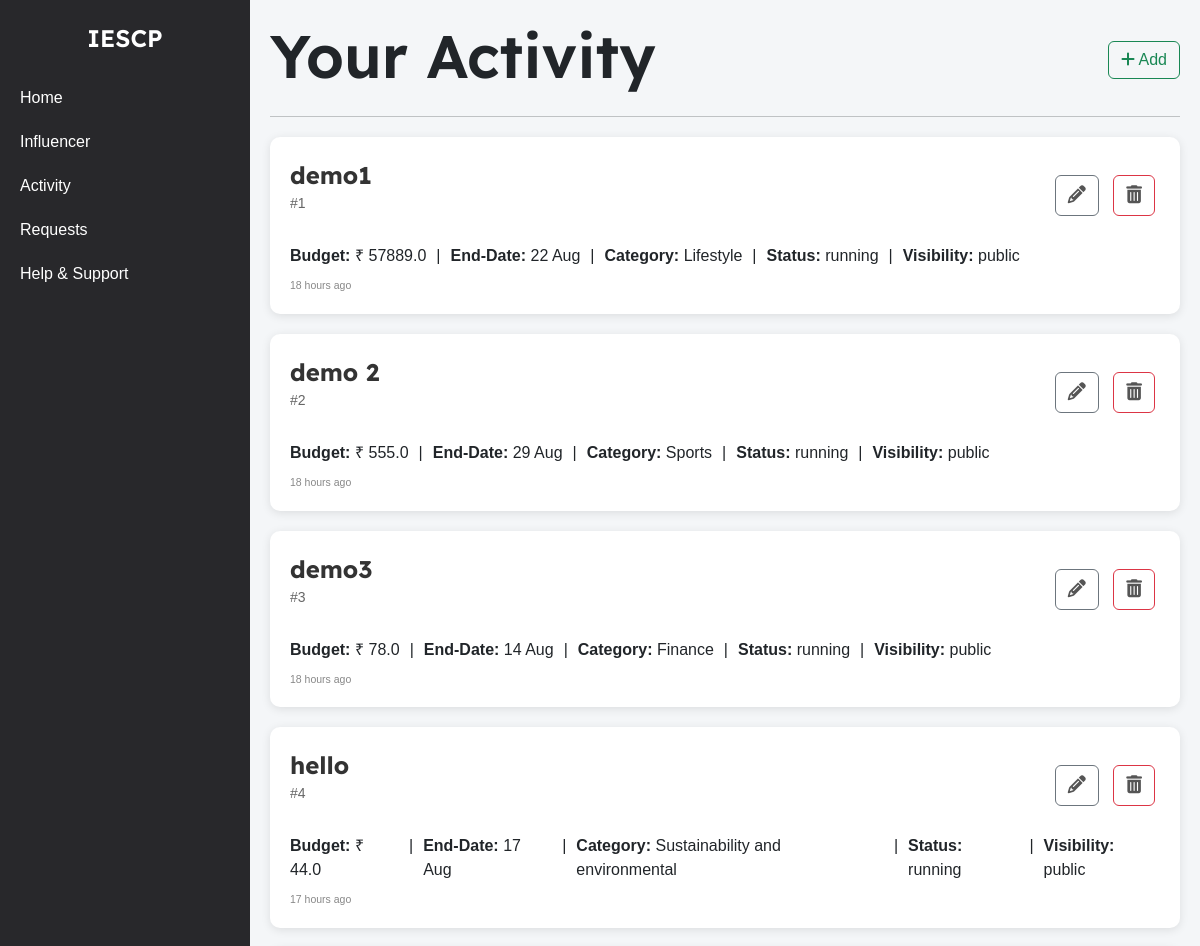
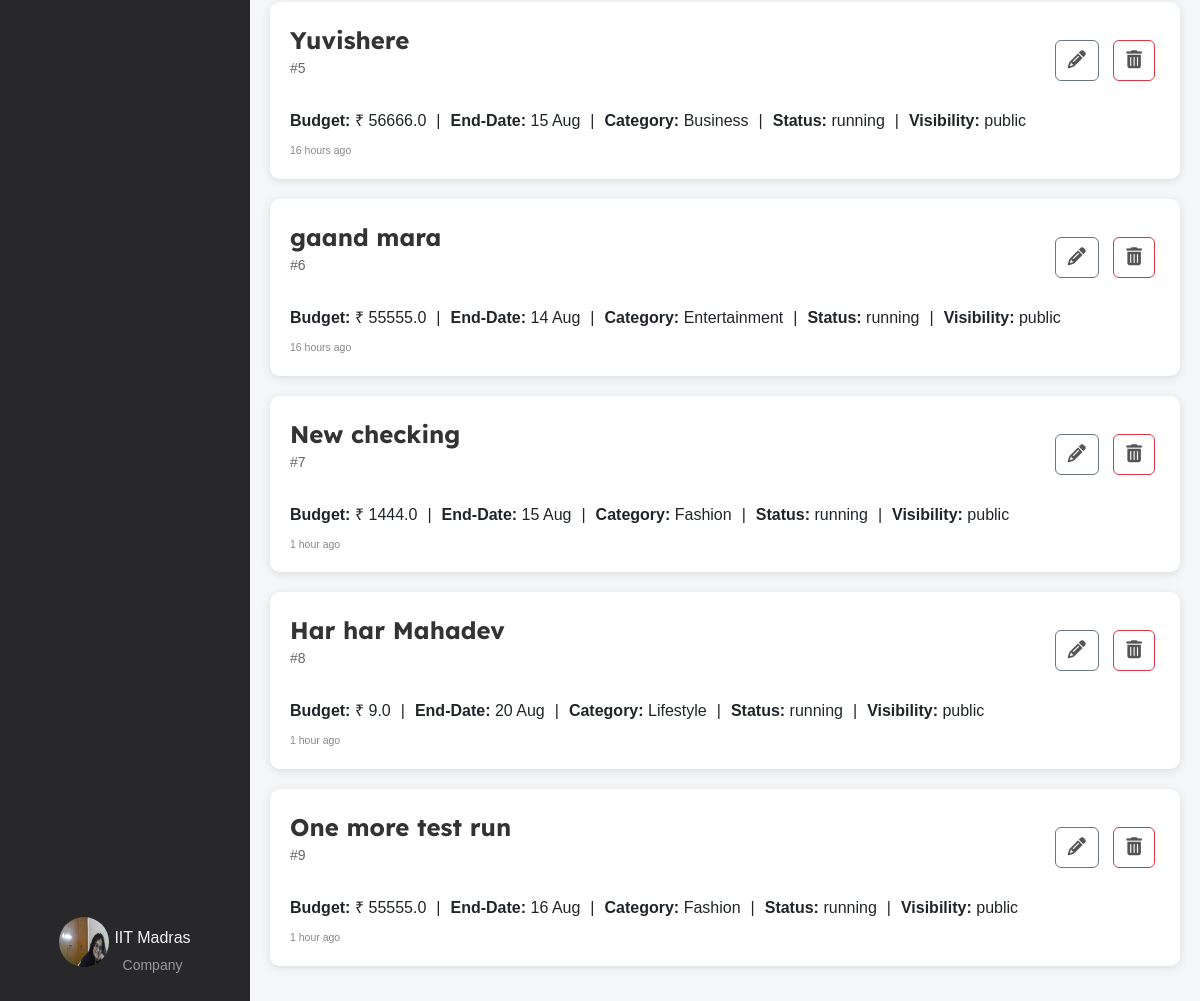
Screenshot of /company/activity (signed in) with the database file from the repository (2 pictures, top to bottom).
### models.py (models this page shows)
class Company(db.Model):
    __tablename__ = 'company'
    id = db.Column(db.Integer, primary_key=True)
    company_name = db.Column(db.String(100), nullable=False)
    username = db.Column(db.String(50), unique=True, nullable=False)
    email = db.Column(db.String(120), unique=True, nullable=False)
    password_hash = db.Column(db.String(128), nullable=False)
    phone_number = db.Column(db.String(20), nullable=False)
    address = db.Column(db.String(200), nullable=False)
    industry = db.Column(db.String(100), nullable=False)
    other_industry = db.Column(db.String(100), nullable=True)
    website = db.Column(db.String(200), nullable=False)
    description = db.Column(db.Text, nullable=False)
    social_media_link = db.Column(db.String(200), nullable=False)
    logo = db.Column(db.String(200), nullable=False)
    campaigns = db.relationship('Campaign', backref='company', lazy=True)

class Campaign(db.Model):
    __tablename__ = 'campaign'
    id = db.Column(db.Integer, primary_key=True)
    title = db.Column(db.String(200), nullable=False)
    description = db.Column(db.Text, nullable=False)
    budget = db.Column(db.Float, nullable=False)
    start_date = db.Column(db.Date, nullable=False)
    end_date = db.Column(db.Date, nullable=False)
    company_id = db.Column(db.Integer, db.ForeignKey('company.id'), nullable=False)
    status = db.Column(db.String(50), nullable=False, default='pending')
    category = db.Column(db.String(255), nullable=False)
    created_at = db.Column(db.DateTime, nullable=False, default=datetime.utcnow)
    visibility = db.Column(db.String(50), nullable=False, default='public')
    influencers = db.relationship('Influencer', secondary=influencer_campaign_association, back_populates='campaigns')
    @property
    def created_at_ist(self):
        utc_time = self.created_at.replace(tzinfo=timezone('UTC'))
        ist_time = utc_time.astimezone(timezone('Asia/Kolkata'))
        return ist_time

### company_routes.py (the view)
@app.route('/company/activity')
@company_auth_required
def company_activity():
    user = Company.query.get(session['company_id'])
    campaign = Campaign.query.filter_by(company_id=session['company_id']).all()
    return render_template('company_activity.html', campaigns=campaign, user=user)

### company_routes.py (called while the page is built)
def company_auth_required(func):
    @wraps(func)
    def func3(*args, **kwargs):
        if 'company_id' in session:
            return func(*args, **kwargs)
        else:
            flash("Please login first")
            return redirect(url_for('company_login'))
    return func3

### templates/company_activity.html (shortened to what this page needs)
{% extends 'layout.html' %}
{% block content %}
    <div class="container-box">
        <div class="sidebar">
            <div class="logo">IESCP</div>
            <ul>
                <li><a href="{{url_for('company_home')}}">Home</a></li>
                <li><a href="{{url_for('influencer_search')}}">Influencer</a></li>
                <li><a href="{{url_for('company_activity')}}">Activity</a></li>
                <li><a href="{{url_for('company_requests')}}">Requests</a></li>
                <li><a href="#">Help & Support</a></li>
            </ul>
            <div class="profile">
                <a href="{{ url_for('company_dashboard') }}">
                    <img src="{{ url_for('static', filename='profile_upload/company/' + user.username + '/' + user.logo) }}" alt="Profile Picture">
                    <div class="profile-name-category">
                        <span class="company_name">{{ user.company_name }}</span>
                        <span class="category">Company</span>
                    </div>
                </a>
            </div>
        </div>
        <div class="container">
            <div class="activity-heading">
                <h1>Your Activity</h1>
                <a href="{{url_for('campaign_add')}}" class="btn btn-outline-success"><i class="fa-solid fa-plus"></i> Add</a>
            </div>
            <hr>
            {% for campaign in campaigns %}
            <div class="campaign">
                <div class="campaign-main-details">
                    <div class="campaign-title">
                        <a href="{{ url_for('campaign_view', campaign_id=campaign.id) }}">{{ campaign.title }}</a>
                        <p>#{{ campaign.id }}</p>
                    </div>
                    <div class="campaign-actions">
                        <a href="{{ url_for('campaign_edit', campaign_id=campaign.id) }}" class="btn btn-outline-secondary">
                            <i class="fa fa-pencil "></i>
                        </a>
                        <a href="{{ url_for('campaign_delete', campaign_id=campaign.id) }}" class="btn btn-outline-danger">
                            <i class="fa fa-trash"></i>
                        </a>
                    </div>
                </div>
                <div class="campaign-details">
                    <div>
                        <strong>Budget:</strong> &#x20B9; {{ campaign.budget }}
                    </div> |
                    <div>
                        <strong>End-Date:</strong> {{ campaign.end_date.strftime('%d %b') }}
                    </div> |
                    <div>
                        <strong>Category:</strong> {{ campaign.category }}
                    </div> |
                    <div>
                        <strong>Status:</strong> {{ campaign.status }}
                    </div> |
                    <div>
                        <strong>Visibility:</strong> {{ campaign.visibility }}
                    </div>
                </div>
                <div class="campaign-meta">
                    <small class="campaign-timestamp" data-created-at="{{ campaign.created_at_ist.isoformat() }}"></small>
                </div>
            </div>
            {% endfor %}
        </div>
    </div>
{% endblock %}

### templates/company_activity.html (style rules this page uses)
body { font-family: Arial, sans-serif; margin: 0; padding: 0; height: 100vh; background-color: #f4f6f8; overflow: hidden; }
.container-box { display: flex; width: 100%; height: 100vh; }
a { text-decoration: none; color: whitesmoke; }
.sidebar { width: 250px; background-color: #28282B; color: white; display: flex; flex-direction: column; align-items: center; padding-top: 20px; position: sticky; top: 0; height: 100vh; overflow-y: auto; }
.sidebar .logo { font-size: 24px; font-weight: bold; margin-bottom: 20px; font-family: 'Lexend Deca', sans-serif; font-weight: 600; }
.sidebar ul { list-style-type: none; padding: 0; width: 100%; }
.sidebar ul li { width: 100%; }
.sidebar ul li a { display: block; padding: 10px 20px; color: white; text-decoration: none; }
.sidebar .profile { margin-top: auto; text-align: center; padding: 10px; }
.profile .category { font-size: 14px; color: #999; margin-top: 5px; }
.sidebar .profile img { width: 50px; height: 50px; border-radius: 50%; margin-bottom: 5px; }
.profile { display: flex; flex-direction: column; align-items: center; text-align: center; padding: 10px; margin-bottom: 20px; }
.profile a { display: flex; align-items: center; text-align: center; justify-content: center; gap: 5px; }
.profile-name-category { display: flex; flex-direction: column; align-items: center; text-align: center; justify-content: center; padding-top: 13px; }
.container .activity-heading { display: flex; justify-content: space-between; align-items: center; }
.container .activity-heading h1 { font-size: 60px; font-weight: bold; font-family: 'Lexend Deca', sans-serif; font-weight: 600; }
.campaign { background-color: #ffffff; padding: 20px; border-radius: 10px; box-shadow: 0 2px 10px rgba(0, 0, 0, 0.1); margin: 20px 0; transition: transform 0.2s, box-shadow 0.2s; position: relative; }
.campaign-main-details { display: flex; justify-content: space-between; align-items: center; margin-bottom: 10px; }
.campaign-title { display: flex; flex-direction: column; }
.campaign-title a { font-size: 24px; font-weight: bold; font-family: 'Lexend Deca', sans-serif; color: #333; text-decoration: none; }
.campaign-title p { font-size: 14px; color: #555; }
.campaign-actions a { margin: 0 5px; font-size: 18px; color: #555; }
.campaign-actions { position: relative; }
.campaign-details { display: flex; gap: 10px; margin-bottom: 10px; }
.campaign p { font-size: 14px; color: #666; margin-bottom: 20px; }
.campaign-meta { display: flex; justify-content: space-between; font-size: 12px; color: #888; }
.container { flex: 1; padding: 20px; overflow-y: auto; }

### rows the page displays
Company: username+logo (picture), company_name "IIT Madras"
Campaign: title "demo1", id "1", budget "57889.0", end_date "22 Aug", category "Lifestyle", status "running", visibility "public"
Campaign: title "demo 2", id "2", budget "555.0", end_date "29 Aug", category "Sports", status "running", visibility "public"
Campaign: title "demo3", id "3", budget "78.0", end_date "14 Aug", category "Finance", status "running", visibility "public"
Campaign: title "hello", id "4", budget "44.0", end_date "17 Aug", category "Sustainability and environmental", status "running", visibility "public"
Campaign: title "Yuvishere", id "5", budget "56666.0", end_date "15 Aug", category "Business", status "running", visibility "public"
Campaign: title "gaand mara", id "6", budget "55555.0", end_date "14 Aug", category "Entertainment", status "running", visibility "public"
Campaign: title "New checking", id "7", budget "1444.0", end_date "15 Aug", category "Fashion", status "running", visibility "public"
Campaign: title "Har har Mahadev", id "8", budget "9.0", end_date "20 Aug", category "Lifestyle", status "running", visibility "public"
Campaign: title "One more test run", id "9", budget "55555.0", end_date "16 Aug", category "Fashion", status "running", visibility "public"
